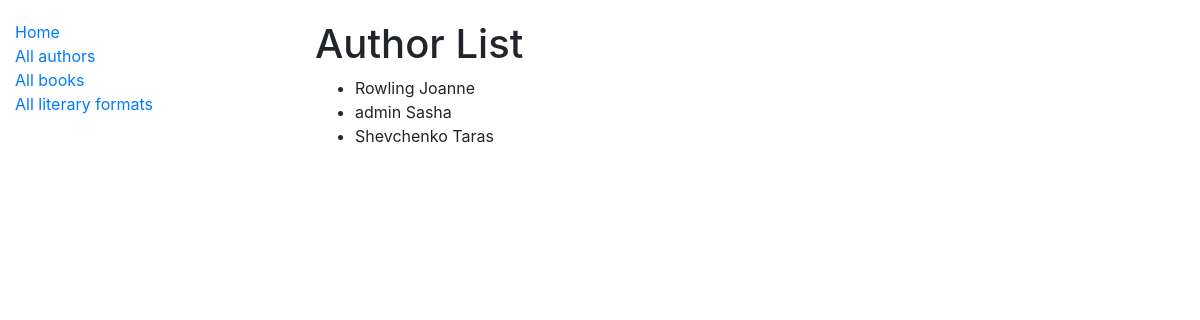
Screenshot of /authors/ with the database file from the repository.
### catalog/models.py (models this page shows, shortened)
class Author(AbstractUser):
    pseudonim = models.CharField(max_length=63, null=True, blank=True)
    class Meta:
        ordering = ("username",)

### catalog/views.py (the view)
# urls.py: path("authors/", AuthorListView.as_view(), name="author-list"),
class AuthorListView(generic.ListView):
    model = Author

### templates/catalog/author_list.html
{% extends "base.html" %}
{{% block content %}
  <h1>Author List</h1>
  <ul>
   {% if author_list %}
     {% for author in author_list %}
        <li>{{ author.last_name }} {{ author.first_name }}</li>
     {% endfor %}
   {% else %}
     <p>There is no authors</p>
   {% endif %}
  </ul>
{% endblock  %}}

### static/css/styles.css (style rules this page uses)
body { margin-top: 20px; }

### rows the page displays
Author: last_name "Rowling", first_name "Joanne"
Author: last_name "admin", first_name "Sasha"
Author: last_name "Shevchenko", first_name "Taras"
